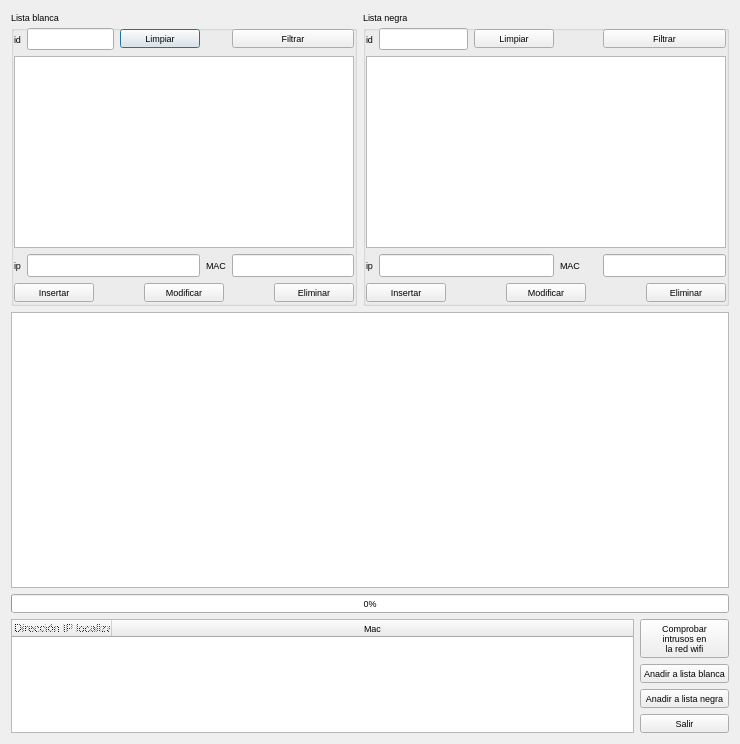
<?xml version="1.0" encoding="UTF-8"?>
<ui version="4.0">
 <class>wifi</class>
 <widget class="QDialog" name="wifi">
  <property name="geometry">
   <rect>
    <x>0</x>
    <y>0</y>
    <width>740</width>
    <height>744</height>
   </rect>
  </property>
  <property name="font">
   <font>
    <pointsize>7</pointsize>
   </font>
  </property>
  <property name="windowTitle">
   <string>Supervisar red privada</string>
  </property>
  <property name="windowIcon">
   <iconset resource="recoverdrake.qrc">
    <normaloff>:/Imagenes/tux.png</normaloff>:/Imagenes/tux.png</iconset>
  </property>
  <property name="styleSheet">
   <string notr="true"/>
  </property>
  <layout class="QGridLayout" name="gridLayout_5">
   <item row="1" column="0">
    <widget class="QTextEdit" name="textEdit">
     <property name="enabled">
      <bool>true</bool>
     </property>
     <property name="font">
      <font>
       <pointsize>7</pointsize>
      </font>
     </property>
     <property name="readOnly">
      <bool>true</bool>
     </property>
    </widget>
   </item>
   <item row="2" column="0">
    <widget class="QProgressBar" name="progressBar">
     <property name="value">
      <number>0</number>
     </property>
    </widget>
   </item>
   <item row="0" column="0">
    <layout class="QGridLayout" name="gridLayout">
     <item row="0" column="0">
      <widget class="QGroupBox" name="groupBox">
       <property name="title">
        <string>Lista blanca</string>
       </property>
       <layout class="QGridLayout" name="gridLayout_6">
        <property name="leftMargin">
         <number>0</number>
        </property>
        <property name="topMargin">
         <number>0</number>
        </property>
        <property name="rightMargin">
         <number>0</number>
        </property>
        <property name="bottomMargin">
         <number>0</number>
        </property>
        <item row="0" column="0">
         <widget class="QLabel" name="label_4">
          <property name="text">
           <string>id</string>
          </property>
         </widget>
        </item>
        <item row="0" column="1">
         <widget class="QLineEdit" name="lineEdit_3"/>
        </item>
        <item row="0" column="2">
         <widget class="QPushButton" name="pushButton_11">
          <property name="text">
           <string>Limpiar</string>
          </property>
          <property name="icon">
           <iconset resource="recoverdrake.qrc">
            <normaloff>:/Imagenes/borrar.png</normaloff>:/Imagenes/borrar.png</iconset>
          </property>
         </widget>
        </item>
        <item row="0" column="3">
         <spacer name="horizontalSpacer">
          <property name="orientation">
           <enum>Qt::Horizontal</enum>
          </property>
          <property name="sizeHint" stdset="0">
           <size>
            <width>21</width>
            <height>20</height>
           </size>
          </property>
         </spacer>
        </item>
        <item row="0" column="4">
         <widget class="QPushButton" name="pushButton_7">
          <property name="text">
           <string>Filtrar</string>
          </property>
          <property name="icon">
           <iconset resource="recoverdrake.qrc">
            <normaloff>:/Imagenes/embudo.png</normaloff>:/Imagenes/embudo.png</iconset>
          </property>
         </widget>
        </item>
        <item row="1" column="0" colspan="5">
         <widget class="QTableView" name="tableView">
          <property name="alternatingRowColors">
           <bool>true</bool>
          </property>
          <property name="selectionBehavior">
           <enum>QAbstractItemView::SelectRows</enum>
          </property>
          <property name="sortingEnabled">
           <bool>true</bool>
          </property>
         </widget>
        </item>
        <item row="2" column="0">
         <widget class="QLabel" name="label_3">
          <property name="text">
           <string>ip</string>
          </property>
         </widget>
        </item>
        <item row="2" column="1" colspan="2">
         <widget class="QLineEdit" name="lineEdit_5">
          <property name="font">
           <font>
            <pointsize>10</pointsize>
            <weight>75</weight>
            <italic>true</italic>
            <bold>true</bold>
           </font>
          </property>
         </widget>
        </item>
        <item row="2" column="3">
         <widget class="QLabel" name="label">
          <property name="text">
           <string>MAC</string>
          </property>
         </widget>
        </item>
        <item row="2" column="4">
         <widget class="QLineEdit" name="lineEdit">
          <property name="font">
           <font>
            <pointsize>10</pointsize>
            <weight>75</weight>
            <italic>true</italic>
            <bold>true</bold>
           </font>
          </property>
         </widget>
        </item>
        <item row="3" column="0" colspan="5">
         <layout class="QGridLayout" name="gridLayout_3">
          <item row="0" column="4">
           <widget class="QPushButton" name="pushButton_3">
            <property name="text">
             <string>Eliminar</string>
            </property>
            <property name="icon">
             <iconset resource="recoverdrake.qrc">
              <normaloff>:/Imagenes/bad.png</normaloff>:/Imagenes/bad.png</iconset>
            </property>
           </widget>
          </item>
          <item row="0" column="1">
           <spacer name="horizontalSpacer_2">
            <property name="orientation">
             <enum>Qt::Horizontal</enum>
            </property>
            <property name="sizeHint" stdset="0">
             <size>
              <width>40</width>
              <height>20</height>
             </size>
            </property>
           </spacer>
          </item>
          <item row="0" column="2">
           <widget class="QPushButton" name="pushButton_10">
            <property name="text">
             <string>Modificar</string>
            </property>
            <property name="icon">
             <iconset resource="recoverdrake.qrc">
              <normaloff>:/Imagenes/sustituir.png</normaloff>:/Imagenes/sustituir.png</iconset>
            </property>
           </widget>
          </item>
          <item row="0" column="0">
           <widget class="QPushButton" name="pushButton">
            <property name="text">
             <string>Insertar</string>
            </property>
            <property name="icon">
             <iconset resource="recoverdrake.qrc">
              <normaloff>:/Imagenes/good.png</normaloff>:/Imagenes/good.png</iconset>
            </property>
           </widget>
          </item>
          <item row="0" column="3">
           <spacer name="horizontalSpacer_3">
            <property name="orientation">
             <enum>Qt::Horizontal</enum>
            </property>
            <property name="sizeHint" stdset="0">
             <size>
              <width>40</width>
              <height>20</height>
             </size>
            </property>
           </spacer>
          </item>
         </layout>
        </item>
       </layout>
      </widget>
     </item>
     <item row="0" column="1">
      <widget class="QGroupBox" name="groupBox_2">
       <property name="title">
        <string>Lista negra</string>
       </property>
       <layout class="QGridLayout" name="gridLayout_7">
        <property name="leftMargin">
         <number>0</number>
        </property>
        <property name="topMargin">
         <number>0</number>
        </property>
        <property name="rightMargin">
         <number>0</number>
        </property>
        <property name="bottomMargin">
         <number>0</number>
        </property>
        <item row="0" column="0">
         <widget class="QLabel" name="label_5">
          <property name="text">
           <string>id</string>
          </property>
         </widget>
        </item>
        <item row="0" column="1">
         <widget class="QLineEdit" name="lineEdit_4"/>
        </item>
        <item row="0" column="2">
         <widget class="QPushButton" name="pushButton_12">
          <property name="text">
           <string>Limpiar</string>
          </property>
          <property name="icon">
           <iconset resource="recoverdrake.qrc">
            <normaloff>:/Imagenes/borrar.png</normaloff>:/Imagenes/borrar.png</iconset>
          </property>
         </widget>
        </item>
        <item row="0" column="4">
         <widget class="QPushButton" name="pushButton_9">
          <property name="text">
           <string>Filtrar</string>
          </property>
          <property name="icon">
           <iconset resource="recoverdrake.qrc">
            <normaloff>:/Imagenes/embudo.png</normaloff>:/Imagenes/embudo.png</iconset>
          </property>
         </widget>
        </item>
        <item row="1" column="0" colspan="5">
         <widget class="QTableView" name="tableView_2">
          <property name="alternatingRowColors">
           <bool>true</bool>
          </property>
          <property name="selectionBehavior">
           <enum>QAbstractItemView::SelectRows</enum>
          </property>
          <property name="sortingEnabled">
           <bool>true</bool>
          </property>
         </widget>
        </item>
        <item row="2" column="0">
         <widget class="QLabel" name="label_6">
          <property name="text">
           <string>ip</string>
          </property>
         </widget>
        </item>
        <item row="2" column="1" colspan="2">
         <widget class="QLineEdit" name="lineEdit_6">
          <property name="font">
           <font>
            <pointsize>10</pointsize>
            <weight>75</weight>
            <italic>true</italic>
            <bold>true</bold>
           </font>
          </property>
         </widget>
        </item>
        <item row="2" column="3">
         <widget class="QLabel" name="label_2">
          <property name="text">
           <string>MAC</string>
          </property>
         </widget>
        </item>
        <item row="2" column="4">
         <widget class="QLineEdit" name="lineEdit_2">
          <property name="font">
           <font>
            <pointsize>10</pointsize>
            <weight>75</weight>
            <italic>true</italic>
            <bold>true</bold>
           </font>
          </property>
         </widget>
        </item>
        <item row="3" column="0" colspan="5">
         <layout class="QGridLayout" name="gridLayout_2">
          <item row="0" column="1">
           <spacer name="horizontalSpacer_4">
            <property name="orientation">
             <enum>Qt::Horizontal</enum>
            </property>
            <property name="sizeHint" stdset="0">
             <size>
              <width>40</width>
              <height>20</height>
             </size>
            </property>
           </spacer>
          </item>
          <item row="0" column="0">
           <widget class="QPushButton" name="pushButton_2">
            <property name="text">
             <string>Insertar</string>
            </property>
            <property name="icon">
             <iconset resource="recoverdrake.qrc">
              <normaloff>:/Imagenes/good.png</normaloff>:/Imagenes/good.png</iconset>
            </property>
           </widget>
          </item>
          <item row="0" column="2">
           <widget class="QPushButton" name="pushButton_8">
            <property name="text">
             <string>Modificar</string>
            </property>
            <property name="icon">
             <iconset resource="recoverdrake.qrc">
              <normaloff>:/Imagenes/sustituir.png</normaloff>:/Imagenes/sustituir.png</iconset>
            </property>
           </widget>
          </item>
          <item row="0" column="4">
           <widget class="QPushButton" name="pushButton_5">
            <property name="text">
             <string>Eliminar</string>
            </property>
            <property name="icon">
             <iconset resource="recoverdrake.qrc">
              <normaloff>:/Imagenes/bad.png</normaloff>:/Imagenes/bad.png</iconset>
            </property>
           </widget>
          </item>
          <item row="0" column="3">
           <spacer name="horizontalSpacer_5">
            <property name="orientation">
             <enum>Qt::Horizontal</enum>
            </property>
            <property name="sizeHint" stdset="0">
             <size>
              <width>40</width>
              <height>20</height>
             </size>
            </property>
           </spacer>
          </item>
         </layout>
        </item>
        <item row="0" column="3">
         <spacer name="horizontalSpacer_6">
          <property name="orientation">
           <enum>Qt::Horizontal</enum>
          </property>
          <property name="sizeHint" stdset="0">
           <size>
            <width>40</width>
            <height>20</height>
           </size>
          </property>
         </spacer>
        </item>
       </layout>
      </widget>
     </item>
    </layout>
   </item>
   <item row="3" column="0">
    <layout class="QGridLayout" name="gridLayout_4">
     <item row="4" column="2">
      <widget class="QPushButton" name="pushButton_4">
       <property name="text">
        <string>Salir</string>
       </property>
       <property name="icon">
        <iconset resource="recoverdrake.qrc">
         <normaloff>:/Imagenes/puerta.png</normaloff>:/Imagenes/puerta.png</iconset>
       </property>
      </widget>
     </item>
     <item row="1" column="0" rowspan="4">
      <widget class="QTableWidget" name="tableWidget">
       <property name="autoScrollMargin">
        <number>26</number>
       </property>
       <property name="sortingEnabled">
        <bool>true</bool>
       </property>
       <attribute name="horizontalHeaderCascadingSectionResizes">
        <bool>true</bool>
       </attribute>
       <attribute name="horizontalHeaderMinimumSectionSize">
        <number>100</number>
       </attribute>
       <attribute name="horizontalHeaderShowSortIndicator" stdset="0">
        <bool>true</bool>
       </attribute>
       <attribute name="horizontalHeaderStretchLastSection">
        <bool>true</bool>
       </attribute>
       <attribute name="verticalHeaderCascadingSectionResizes">
        <bool>true</bool>
       </attribute>
       <attribute name="verticalHeaderDefaultSectionSize">
        <number>50</number>
       </attribute>
       <attribute name="verticalHeaderMinimumSectionSize">
        <number>50</number>
       </attribute>
       <attribute name="verticalHeaderShowSortIndicator" stdset="0">
        <bool>true</bool>
       </attribute>
       <attribute name="verticalHeaderStretchLastSection">
        <bool>true</bool>
       </attribute>
       <column>
        <property name="text">
         <string>Dirección IP localizada</string>
        </property>
        <property name="font">
         <font>
          <pointsize>8</pointsize>
          <kerning>true</kerning>
         </font>
        </property>
        <property name="textAlignment">
         <set>AlignLeft|AlignVCenter</set>
        </property>
        <property name="foreground">
         <brush brushstyle="Dense4Pattern">
          <color alpha="255">
           <red>0</red>
           <green>0</green>
           <blue>0</blue>
          </color>
         </brush>
        </property>
        <property name="icon">
         <iconset resource="recoverdrake.qrc">
          <normaloff>:/Imagenes/madwifi-logo-20081106-2.png</normaloff>:/Imagenes/madwifi-logo-20081106-2.png</iconset>
        </property>
       </column>
       <column>
        <property name="text">
         <string>Mac</string>
        </property>
       </column>
      </widget>
     </item>
     <item row="3" column="2">
      <widget class="QPushButton" name="pushButton_14">
       <property name="text">
        <string>Anadir a lista negra</string>
       </property>
       <property name="icon">
        <iconset resource="recoverdrake.qrc">
         <normaloff>:/Imagenes/peligro.png</normaloff>:/Imagenes/peligro.png</iconset>
       </property>
      </widget>
     </item>
     <item row="2" column="2">
      <widget class="QPushButton" name="pushButton_13">
       <property name="text">
        <string>Anadir a lista blanca</string>
       </property>
       <property name="icon">
        <iconset resource="recoverdrake.qrc">
         <normaloff>:/Imagenes/thumbs_up.png</normaloff>:/Imagenes/thumbs_up.png</iconset>
       </property>
      </widget>
     </item>
     <item row="1" column="2">
      <widget class="QPushButton" name="pushButton_6">
       <property name="text">
        <string>Comprobar 
intrusos en
la red wifi</string>
       </property>
       <property name="icon">
        <iconset resource="recoverdrake.qrc">
         <normaloff>:/Imagenes/Error.png</normaloff>:/Imagenes/Error.png</iconset>
       </property>
       <property name="iconSize">
        <size>
         <width>50</width>
         <height>50</height>
        </size>
       </property>
      </widget>
     </item>
    </layout>
   </item>
  </layout>
 </widget>
 <resources>
  <include location="recoverdrake.qrc"/>
 </resources>
 <connections/>
</ui>
